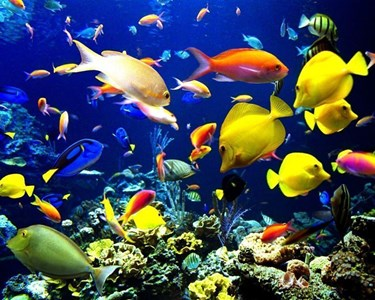
#> input picture Segmentacion de Color/image2.jpg, 375 x 300 px
$ jupyter execute segmentacionDeColorImagenYVideo.ipynb
#> lines starting #> are read from the running program, lines starting #| are printed output that depends on the picture; after the words box and inside, x2 and y2 are one past the last pixel; in counts of white or black regions, pixels touching at a corner belong together
[cell 1]
import cv2 as cv
import numpy as np

[cell 2]
img = cv.imread('image2.jpg', 1)
#> img is the input picture: shape (300, 375, 3); mean B, G, R 91, 78, 67.9
img2 = cv.cvtColor(img, cv.COLOR_BGR2RGB)
img3 = cv.cvtColor(img, cv.COLOR_BGR2HSV)
#> img3: shape (300, 375, 3); mean H, S, V 83.4, 192.8, 126.4


# [13 lines of commented-out code are left out]
ubb = (25, 60, 60)
uba = (35, 255, 255)

mask= cv.inRange(img3, ubb, uba)
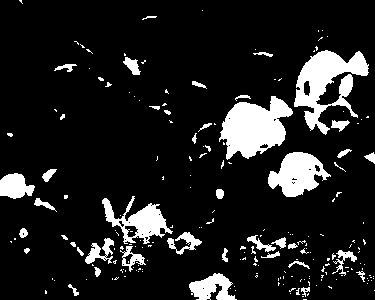
#> mask: shape (300, 375); 12.3% white; 206 white regions (161 under 20 px), largest, box (x1, y1, x2, y2) and area: (219, 96, 293, 160) 2896, (294, 50, 369, 135) 2822, (268, 152, 331, 197) 1668

res= cv.bitwise_and(img, img, mask=mask)
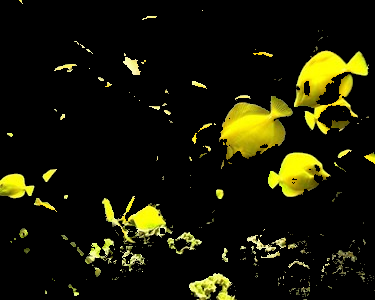
#> res: shape (300, 375, 3); mean B, G, R 5.5, 24, 24.5

cv.imshow("img1", img)
#cv.imshow("img2", img2)
cv.imshow("img3", img3)
cv.imshow("res", res)
cv.waitKey(0)
cv.destroyAllWindows()

[cell 3]
cap = cv.VideoCapture(0)

[cell 4]
#Filtro *AMARILLO*
ubb = (25, 60, 60)
uba = (35, 255, 255)

while True:
    ret, img = cap.read()
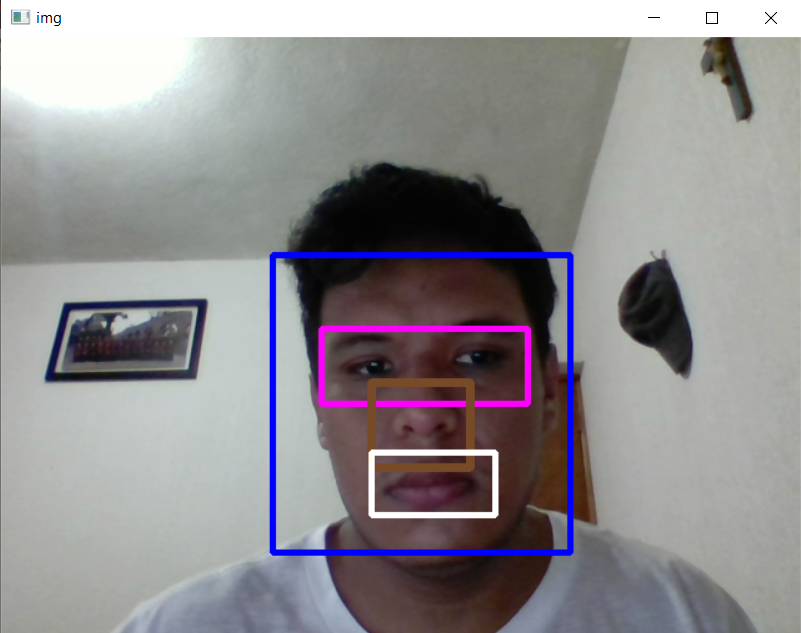
#> input picture Segmentacion de Regiones de Interes/img.png, 801 x 633 px, given in place of the camera
#> img is the input picture: shape (633, 801, 3); mean B, G, R 144.7, 141.3, 144.2
    img2 = cv.cvtColor(img, cv.COLOR_BGR2HSV)
#> img2: shape (633, 801, 3); mean H, S, V 58.7, 31.9, 151.7

    mask = cv.inRange(img2, ubb, uba)
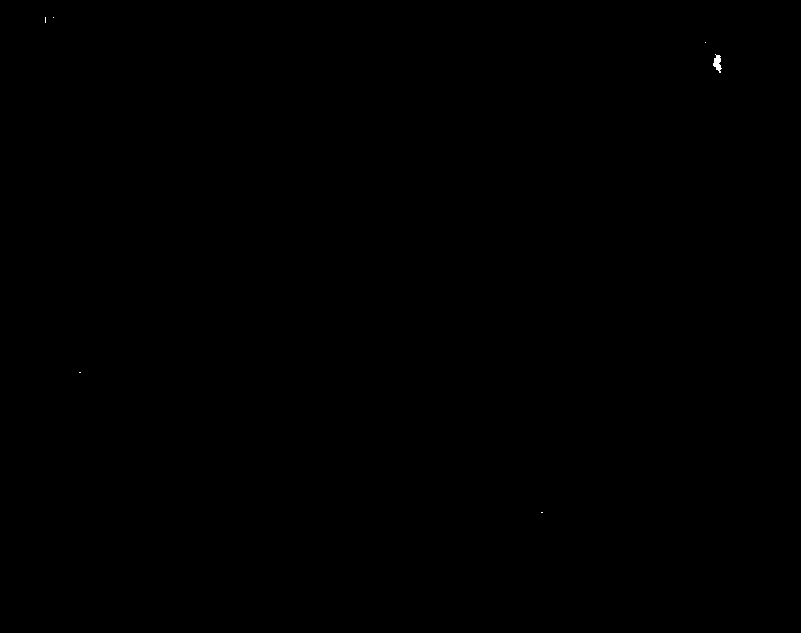
#> mask: shape (633, 801); 0.02% white; 6 white regions (5 under 20 px), largest, box (x1, y1, x2, y2) and area: (713, 54, 722, 73) 98

    img3 = cv.bitwise_and(img, img, mask=mask)
#> img3: shape (633, 801, 3)

    cv.imshow('img3', img3)
    cv.imshow('img2', img2)
    cv.imshow('img', img)

    if cv.waitKey(1) == ord('q'):
#> (key q is pressed here)
        break

cap.release()
cv.destroyAllWindows()
